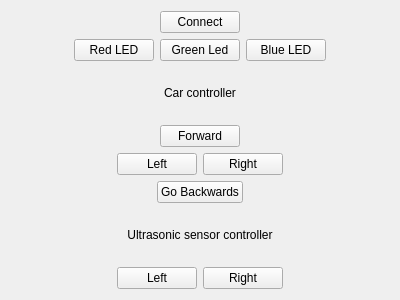
<?xml version="1.0" encoding="UTF-8"?>
<ui version="4.0">
 <class>Form</class>
 <widget class="QWidget" name="Form">
  <property name="geometry">
   <rect>
    <x>0</x>
    <y>0</y>
    <width>400</width>
    <height>300</height>
   </rect>
  </property>
  <property name="windowTitle">
   <string>TCP Client</string>
  </property>
  <layout class="QVBoxLayout" name="verticalLayout">
   <item>
    <layout class="QVBoxLayout" name="verticalLayout_2">
     <item>
      <layout class="QHBoxLayout" name="horizontalLayout_7">
       <item>
        <spacer name="horizontalSpacer_11">
         <property name="orientation">
          <enum>Qt::Horizontal</enum>
         </property>
         <property name="sizeHint" stdset="0">
          <size>
           <width>40</width>
           <height>20</height>
          </size>
         </property>
        </spacer>
       </item>
       <item>
        <widget class="QPushButton" name="connect_btn">
         <property name="text">
          <string>Connect</string>
         </property>
        </widget>
       </item>
       <item>
        <spacer name="horizontalSpacer_12">
         <property name="orientation">
          <enum>Qt::Horizontal</enum>
         </property>
         <property name="sizeHint" stdset="0">
          <size>
           <width>40</width>
           <height>20</height>
          </size>
         </property>
        </spacer>
       </item>
      </layout>
     </item>
     <item>
      <layout class="QHBoxLayout" name="horizontalLayout_2">
       <item>
        <spacer name="horizontalSpacer_9">
         <property name="orientation">
          <enum>Qt::Horizontal</enum>
         </property>
         <property name="sizeHint" stdset="0">
          <size>
           <width>40</width>
           <height>20</height>
          </size>
         </property>
        </spacer>
       </item>
       <item>
        <widget class="QPushButton" name="red_btn">
         <property name="text">
          <string>Red LED</string>
         </property>
        </widget>
       </item>
       <item>
        <widget class="QPushButton" name="green_btn">
         <property name="text">
          <string>Green Led</string>
         </property>
        </widget>
       </item>
       <item>
        <widget class="QPushButton" name="blue_btn">
         <property name="text">
          <string>Blue LED</string>
         </property>
        </widget>
       </item>
       <item>
        <spacer name="horizontalSpacer_10">
         <property name="orientation">
          <enum>Qt::Horizontal</enum>
         </property>
         <property name="sizeHint" stdset="0">
          <size>
           <width>40</width>
           <height>20</height>
          </size>
         </property>
        </spacer>
       </item>
      </layout>
     </item>
     <item>
      <layout class="QHBoxLayout" name="horizontalLayout_5">
       <item>
        <widget class="QLabel" name="label">
         <property name="text">
          <string>Car controller</string>
         </property>
         <property name="alignment">
          <set>Qt::AlignCenter</set>
         </property>
        </widget>
       </item>
      </layout>
     </item>
     <item>
      <layout class="QHBoxLayout" name="horizontalLayout_4">
       <item>
        <spacer name="horizontalSpacer_3">
         <property name="orientation">
          <enum>Qt::Horizontal</enum>
         </property>
         <property name="sizeHint" stdset="0">
          <size>
           <width>40</width>
           <height>20</height>
          </size>
         </property>
        </spacer>
       </item>
       <item>
        <widget class="QPushButton" name="forward_btn">
         <property name="text">
          <string>Forward</string>
         </property>
        </widget>
       </item>
       <item>
        <spacer name="horizontalSpacer_4">
         <property name="orientation">
          <enum>Qt::Horizontal</enum>
         </property>
         <property name="sizeHint" stdset="0">
          <size>
           <width>40</width>
           <height>20</height>
          </size>
         </property>
        </spacer>
       </item>
      </layout>
     </item>
     <item>
      <layout class="QHBoxLayout" name="horizontalLayout">
       <item>
        <spacer name="horizontalSpacer_5">
         <property name="orientation">
          <enum>Qt::Horizontal</enum>
         </property>
         <property name="sizeHint" stdset="0">
          <size>
           <width>40</width>
           <height>20</height>
          </size>
         </property>
        </spacer>
       </item>
       <item>
        <widget class="QPushButton" name="left_btn">
         <property name="text">
          <string>Left</string>
         </property>
        </widget>
       </item>
       <item>
        <widget class="QPushButton" name="right_btn">
         <property name="text">
          <string>Right</string>
         </property>
        </widget>
       </item>
       <item>
        <spacer name="horizontalSpacer_6">
         <property name="orientation">
          <enum>Qt::Horizontal</enum>
         </property>
         <property name="sizeHint" stdset="0">
          <size>
           <width>40</width>
           <height>20</height>
          </size>
         </property>
        </spacer>
       </item>
      </layout>
     </item>
     <item>
      <layout class="QHBoxLayout" name="horizontalLayout_3">
       <item>
        <spacer name="horizontalSpacer">
         <property name="orientation">
          <enum>Qt::Horizontal</enum>
         </property>
         <property name="sizeHint" stdset="0">
          <size>
           <width>40</width>
           <height>20</height>
          </size>
         </property>
        </spacer>
       </item>
       <item>
        <widget class="QPushButton" name="backwards_btn">
         <property name="text">
          <string>Go Backwards</string>
         </property>
        </widget>
       </item>
       <item>
        <spacer name="horizontalSpacer_2">
         <property name="orientation">
          <enum>Qt::Horizontal</enum>
         </property>
         <property name="sizeHint" stdset="0">
          <size>
           <width>40</width>
           <height>20</height>
          </size>
         </property>
        </spacer>
       </item>
      </layout>
     </item>
     <item>
      <widget class="QLabel" name="label_2">
       <property name="text">
        <string>Ultrasonic sensor controller</string>
       </property>
       <property name="alignment">
        <set>Qt::AlignCenter</set>
       </property>
      </widget>
     </item>
     <item>
      <layout class="QHBoxLayout" name="horizontalLayout_6">
       <item>
        <spacer name="horizontalSpacer_7">
         <property name="orientation">
          <enum>Qt::Horizontal</enum>
         </property>
         <property name="sizeHint" stdset="0">
          <size>
           <width>40</width>
           <height>20</height>
          </size>
         </property>
        </spacer>
       </item>
       <item>
        <widget class="QPushButton" name="ultrasonic_left_btn">
         <property name="focusPolicy">
          <enum>Qt::NoFocus</enum>
         </property>
         <property name="text">
          <string>Left</string>
         </property>
        </widget>
       </item>
       <item>
        <widget class="QPushButton" name="ultrasonic_right_btn">
         <property name="text">
          <string>Right</string>
         </property>
        </widget>
       </item>
       <item>
        <spacer name="horizontalSpacer_8">
         <property name="orientation">
          <enum>Qt::Horizontal</enum>
         </property>
         <property name="sizeHint" stdset="0">
          <size>
           <width>40</width>
           <height>20</height>
          </size>
         </property>
        </spacer>
       </item>
      </layout>
     </item>
    </layout>
   </item>
  </layout>
 </widget>
 <resources/>
 <connections/>
</ui>
